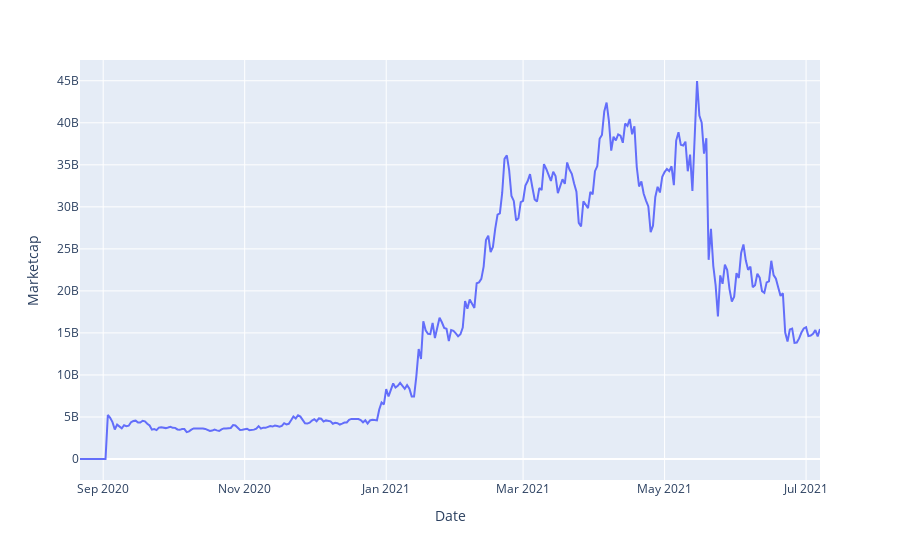

Notebook source saved alongside this figure:
### Code cell
fig = px.line(data, x='Date', y="Marketcap")
fig.show();

### Figure 1 — Plotly figure (JSON) as saved in the notebook; plotly's stock layout.template omitted (floating-point values rounded to 4 significant figures; data arrays with more than 128 entries replaced by an {"elided": "..."} marker saying what was removed)
{"data": [{"hovertemplate": "Date=%{x}<br>Marketcap=%{y}<extra></extra>", "legendgroup": "", "line": {"color": "#636efa", "dash": "solid"}, "marker": {"symbol": "circle"}, "mode": "lines", "name": "", "orientation": "v", "showlegend": false, "x": {"elided": "320 str values"}, "xaxis": "x", "y": {"elided": "320 float values"}, "yaxis": "y", "type": "scatter"}], "layout": {"xaxis": {"anchor": "y", "domain": [0, 1], "title": {"text": "Date"}}, "yaxis": {"anchor": "x", "domain": [0, 1], "title": {"text": "Marketcap"}}, "legend": {"tracegroupgap": 0}, "margin": {"t": 60}}}
